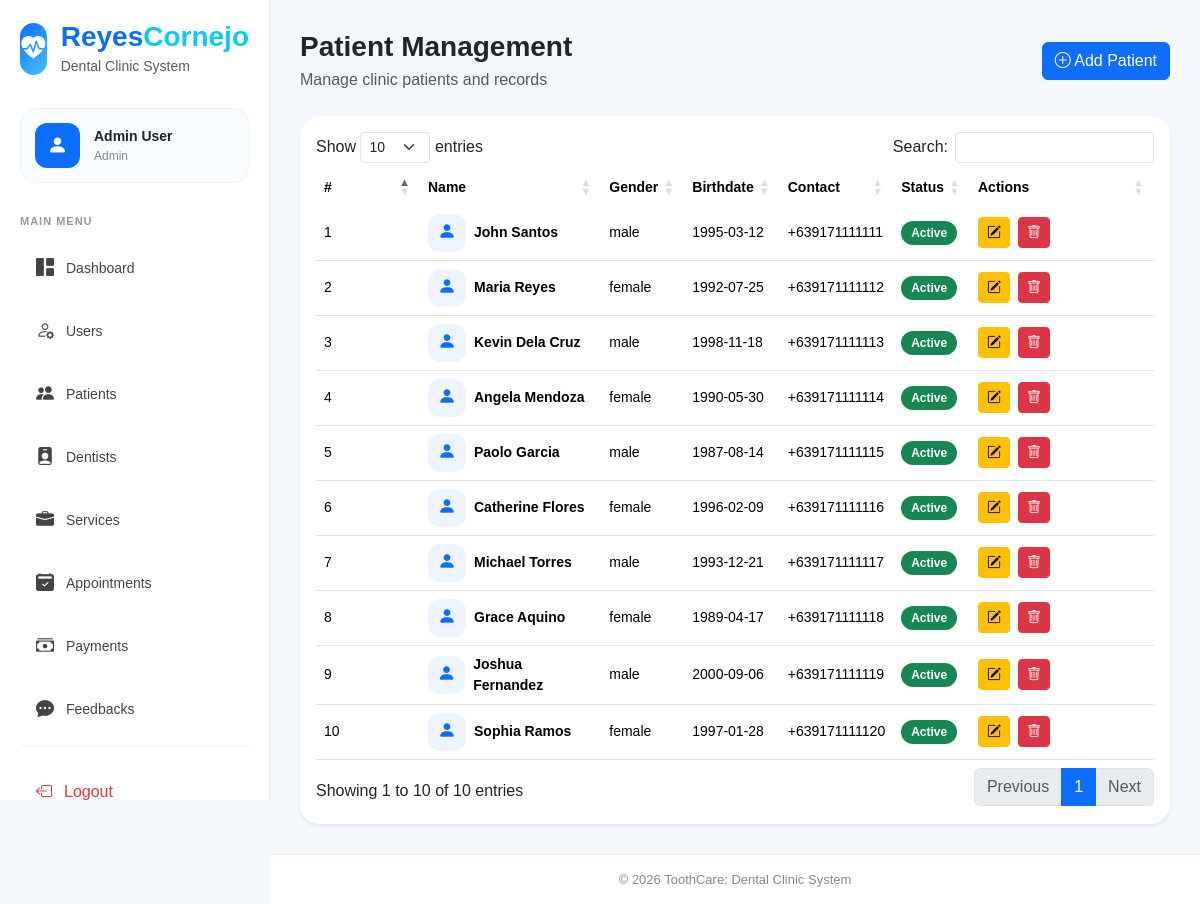
The page /public/admin/patients/index.php (signed in) on the database its author committed.
### tables this page shows
CREATE TABLE
    patients (
        id INT AUTO_INCREMENT PRIMARY KEY,
        firstname VARCHAR(100) NOT NULL,
        lastname VARCHAR(100) NOT NULL,
        birthdate DATE NULL,
        gender ENUM ('male', 'female', 'other') NULL,
        contact VARCHAR(30) NULL,
        email VARCHAR(150) NULL,
        address TEXT NULL,
        civil_status ENUM ('single', 'married', 'widowed', 'separated') NULL,
        status ENUM ('active', 'inactive') DEFAULT 'active',
        created_at TIMESTAMP DEFAULT CURRENT_TIMESTAMP,
        updated_at TIMESTAMP NULL DEFAULT NULL ON UPDATE CURRENT_TIMESTAMP,
        INDEX idx_patients_name (firstname, lastname),
        INDEX idx_patients_contact (contact),
        INDEX idx_patients_email (email),
        INDEX idx_patients_status (status)
    );

### models/Database.php (called while the page is built, shortened)
<?php
class Database {
    protected PDO $conn;
    public function __construct() {
        $this->conn = new PDO(
            'mysql:host=localhost;dbname=toothcare;charset=utf8',
            'root',
            '',
            [
                PDO::ATTR_ERRMODE => PDO::ERRMODE_EXCEPTION,
                PDO::ATTR_DEFAULT_FETCH_MODE => PDO::FETCH_ASSOC
            ]
        );
    }
    protected function fetchAll($sql, $params = []) {
        $stmt = $this->conn->prepare($sql);
        $stmt->execute($params);
        return $stmt->fetchAll();
    }
}

### models/BaseModel.php (called while the page is built, shortened)
<?php
require_once "Database.php";
class BaseModel extends Database {
    protected $table;
    public function all() {
        return $this->fetchAll("
            SELECT *
            FROM {$this->table}
        ");
    }
}

### public/admin/patients/index.php (the view, shortened to what this page needs)
<?php
$patientClass = new Patient();
$patients = $patientClass->all();
?>
<div class="main-wrapper">
    <div class="content">
        <div class="dashboard-header mb-4">
            <div>
                <h3 class="fw-bold mb-1">Patient Management</h3>
                <p class="text-muted mb-0">Manage clinic patients and records</p>
            </div>
            <a href="<?= PROJECT_BASE ?>admin/patients/create" class="btn btn-primary">
                <i class="bi bi-plus-circle"></i> Add Patient
            </a>
        </div>
        <div class="card border-0 shadow-sm dashboard-panel">
            <div class="card-body">
                <div class="table-responsive">
                    <table class="table align-middle small" id="patientsTable">
                        <thead>
                            <tr>
                                <th width="70">#</th>
                                <th>Name</th>
                                <th>Gender</th>
                                <th>Birthdate</th>
                                <th>Contact</th>
                                <th>Status</th>
                                <th width="150">Actions</th>
                            </tr>
                        </thead>
                        <tbody>
                            <?php foreach ($patients as $row): ?>
                                <tr data-id="<?= $row['id'] ?>">
                                    <td><?= $row['id'] ?></td>
                                    <td>
                                        <div class="d-flex align-items-center gap-2">
                                            <div class="user-avatar-table">
                                                <i class="bi bi-person-fill"></i>
                                            </div>
                                            <div class="fw-semibold">
                                                <?= htmlspecialchars($row['firstname'] . ' ' . $row['lastname']) ?>
                                            </div>
                                        </div>
                                    </td>
                                    <td><?= htmlspecialchars($row['gender'] ?? '-') ?></td>
                                    <td><?= htmlspecialchars($row['birthdate'] ?? '-') ?></td>
                                    <td><?= htmlspecialchars($row['contact'] ?? '-') ?></td>
                                    <td>
                                        <?php if (($row['status'] ?? 'active') === 'active'): ?>
                                            <span class="badge bg-success">Active</span>
                                        <?php else: ?>
                                            <span class="badge bg-secondary">Inactive</span>
                                        <?php endif; ?>
                                    </td>
                                    <td>
                                        <div class="d-flex gap-2">
                                            <a href="<?= PROJECT_BASE ?>admin/patients/edit?id=<?= $row['id'] ?>"
                                                class="btn btn-warning btn-sm">
                                                <i class="bi bi-pencil-square"></i>
                                            </a>
                                            <button class="btn btn-danger btn-sm btn-delete-patient"
                                                data-id="<?= $row['id'] ?>"
                                                data-name="<?= htmlspecialchars($row['firstname'] . ' ' . $row['lastname']) ?>">
                                                <i class="bi bi-trash"></i>
                                            </button>
                                        </div>
                                    </td>
                                </tr>
                            <?php endforeach; ?>
                        </tbody>
                    </table>
                </div>
            </div>
        </div>
    </div>

### public/assets/css/layout.css (style rules this page uses)
body { margin: 0; background: #f4f7fb; font-family: Arial, sans-serif; }
.main-wrapper { margin-left: 270px; min-height: 100vh; display: flex; flex-direction: column; }
.content { flex: 1; padding: 30px; }

### public/assets/css/dashboard.css (style rules this page uses)
.dashboard-header { display: flex; justify-content: space-between; align-items: center; gap: 15px; }
.dashboard-panel { border-radius: 20px; }

### public/admin/patients/index.php (style rules this page uses)
.user-avatar-table { width: 38px; height: 38px; border-radius: 12px; background: #eef4ff; color: #0d6efd; display: flex; align-items: center; justify-content: center; font-size: 18px; }
table.dataTable thead th { border-bottom: none !important; }
.badge { font-size: 12px; padding: 6px 10px; border-radius: 20px; }

### rows shown on the page
patients: id "1", firstname+lastname "John Santos", gender "male", birthdate "1995-03-12", contact "+639171111111", status "Active"
patients: id "2", firstname+lastname "Maria Reyes", gender "female", birthdate "1992-07-25", contact "+639171111112", status "Active"
patients: id "3", firstname+lastname "Kevin Dela Cruz", gender "male", birthdate "1998-11-18", contact "+639171111113", status "Active"
patients: id "4", firstname+lastname "Angela Mendoza", gender "female", birthdate "1990-05-30", contact "+639171111114", status "Active"
patients: id "5", firstname+lastname "Paolo Garcia", gender "male", birthdate "1987-08-14", contact "+639171111115", status "Active"
patients: id "6", firstname+lastname "Catherine Flores", gender "female", birthdate "1996-02-09", contact "+639171111116", status "Active"
patients: id "7", firstname+lastname "Michael Torres", gender "male", birthdate "1993-12-21", contact "+639171111117", status "Active"
patients: id "8", firstname+lastname "Grace Aquino", gender "female", birthdate "1989-04-17", contact "+639171111118", status "Active"
patients: id "9", firstname+lastname "Joshua Fernandez", gender "male", birthdate "2000-09-06", contact "+639171111119", status "Active"
patients: id "10", firstname+lastname "Sophia Ramos", gender "female", birthdate "1997-01-28", contact "+639171111120", status "Active"

### other values the page prints
BRAND_NAME_FIRST "Reyes"
BRAND_NAME_SECOND "Cornejo"
$user['name'] "Admin User"
$role "Admin"
$title "Dashboard"
$title "Users"
$title "Patients"
$title "Dentists"
$title "Services"
$title "Appointments"
$title "Payments"
$title "Feedbacks"
BRAND_NAME "ToothCare"
